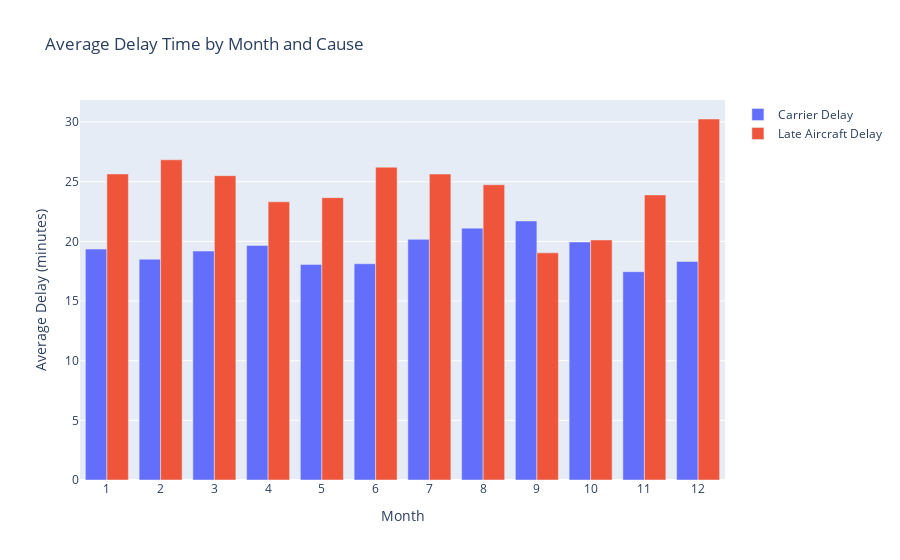

This figure's notebook cell:
### Code cell
#map late aircraft delay to the month 
import plotly.graph_objects as go


monthly_delays = df_cleaned.groupby('Month')[['CarrierDelay', 'LateAircraftDelay']].mean()

fig = go.Figure()

fig.add_trace(go.Bar(
    name='Carrier Delay',
    x=monthly_delays.index,
    y=monthly_delays['CarrierDelay']
))

fig.add_trace(go.Bar(
    name='Late Aircraft Delay',
    x=monthly_delays.index,
    y=monthly_delays['LateAircraftDelay']
))

fig.update_layout(
    barmode='group',
    title='Average Delay Time by Month and Cause',
    xaxis_title='Month',
    yaxis_title='Average Delay (minutes)',
    xaxis = dict(tickmode='linear')
)

fig.show()

#Feb, June, and december are the most delayed by lat aircraft

### Figure 1 — Plotly figure (JSON) as saved in the notebook; plotly's stock layout.template omitted (floating-point values rounded to 4 significant figures)
{"data": [{"name": "Carrier Delay", "type": "bar", "x": [1, 2, 3, 4, 5, 6, 7, 8, 9, 10, 11, 12], "y": [19.35, 18.51, 19.19, 19.66, 18.07, 18.12, 20.17, 21.11, 21.72, 19.95, 17.46, 18.32]}, {"name": "Late Aircraft Delay", "type": "bar", "x": [1, 2, 3, 4, 5, 6, 7, 8, 9, 10, 11, 12], "y": [25.65, 26.84, 25.51, 23.32, 23.67, 26.22, 25.64, 24.75, 19.04, 20.12, 23.89, 30.26]}], "layout": {"autosize": true, "barmode": "group", "title": {"text": "Average Delay Time by Month and Cause"}, "xaxis": {"autorange": true, "range": [0.5, 12.5], "tickmode": "linear", "title": {"text": "Month"}, "type": "linear"}, "yaxis": {"autorange": true, "range": [0, 31.85], "title": {"text": "Average Delay (minutes)"}, "type": "linear"}}}
